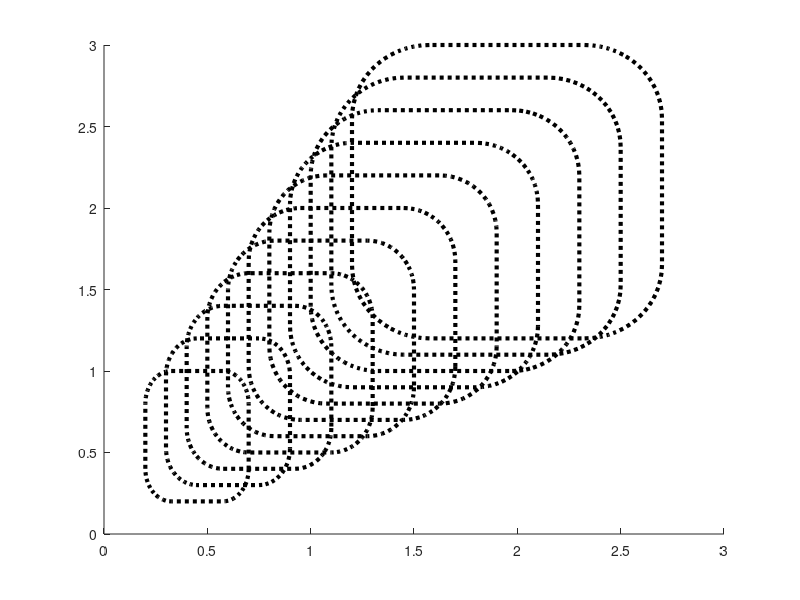

The MATLAB script that drew this image:
%This script will create a movie of rectangles.

p = [0.2, 0.2, 0.5, 0.8];
r = rectangle('Position',p,'Curvature',[0.5, 0.5]);
axis([0 3 0 3])
set(r, 'LineWidth',3,'LineStyle',':')

for i = 1:10
    p = p+.1;
    r = rectangle('Position',p,'Curvature',[0.5, 0.5]);
    axis([0 3 0 3])
    set(r, 'LineWidth',3,'LineStyle',':')
    M(i) = getframe;
end
movie(M)